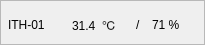
<?xml version="1.0" encoding="UTF-8"?>
<ui version="4.0">
 <class>TempHumiSensor</class>
 <widget class="QWidget" name="TempHumiSensor">
  <property name="geometry">
   <rect>
    <x>0</x>
    <y>0</y>
    <width>205</width>
    <height>45</height>
   </rect>
  </property>
  <property name="windowTitle">
   <string>Form</string>
  </property>
  <property name="styleSheet">
   <string notr="true"/>
  </property>
  <widget class="QFrame" name="frame">
   <property name="geometry">
    <rect>
     <x>0</x>
     <y>0</y>
     <width>205</width>
     <height>45</height>
    </rect>
   </property>
   <property name="styleSheet">
    <string notr="true">#frame{
border-image: url(:/UI/Widget/System_Sensor_5.png);}</string>
   </property>
   <property name="frameShape">
    <enum>QFrame::StyledPanel</enum>
   </property>
   <property name="frameShadow">
    <enum>QFrame::Raised</enum>
   </property>
   <widget class="QLabel" name="label_52">
    <property name="geometry">
     <rect>
      <x>8</x>
      <y>16</y>
      <width>57</width>
      <height>17</height>
     </rect>
    </property>
    <property name="text">
     <string>ITH-01</string>
    </property>
   </widget>
   <widget class="QLabel" name="label_53">
    <property name="geometry">
     <rect>
      <x>72</x>
      <y>16</y>
      <width>49</width>
      <height>17</height>
     </rect>
    </property>
    <property name="text">
     <string>31.4  ℃</string>
    </property>
   </widget>
   <widget class="QLabel" name="label_54">
    <property name="geometry">
     <rect>
      <x>136</x>
      <y>16</y>
      <width>17</width>
      <height>17</height>
     </rect>
    </property>
    <property name="text">
     <string>/</string>
    </property>
   </widget>
   <widget class="QLabel" name="label_55">
    <property name="geometry">
     <rect>
      <x>152</x>
      <y>16</y>
      <width>33</width>
      <height>17</height>
     </rect>
    </property>
    <property name="text">
     <string>71 %</string>
    </property>
   </widget>
  </widget>
 </widget>
 <resources/>
 <connections/>
</ui>
